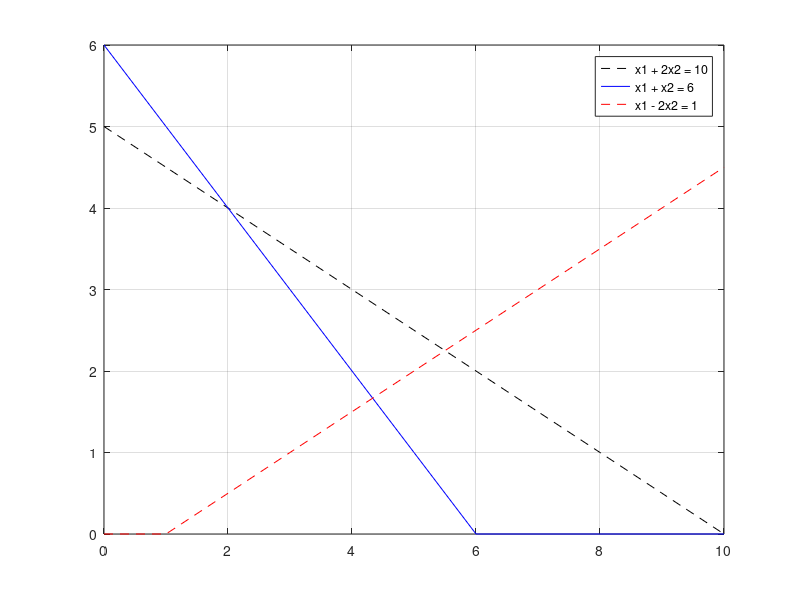

Write MATLAB code to recreate this figure.
% Max z = 2x1 + x2
% Constraints:
% x1 + 2x2 <= 10
% x1 + x2 <= 6
% x1 - 2x2 <= 1
% x1, x2 >= 0
% STEP 1: Input
c = [2 1];
A = [1 2; 1 1; 1 -2];
b = [10; 6; 1]; 
x1 = 0:1:max(b); 
x21 = (b(1) - A(1,1) .* x1) ./ A(1,2);
x22 = (b(2) - A(2,1) .* x1) ./ A(2,2);
x23 = (b(3) - A(3,1) .* x1) ./ A(3,2);

x21 = max(0, x21);
x22 = max(0, x22);
x23 = max(0, x23);

plot(x1, x21, '--k', x1, x22, 'b', x1, x23, '--r');
grid on;
legend('x1 + 2x2 = 10', 'x1 + x2 = 6', 'x1 - 2x2 = 1');

cx1 = find(x1 == 0);
c1 = find(x21 == 0);
Line1 = [x1([c1, cx1]); x21([c1, cx1])]';

c2 = find(x22 == 0);
Line2 = [x1([c2, cx1]); x22([c2, cx1])]';

c3 = find(x23 == 0);
Line3 = [x1([c3, cx1]); x23([c3, cx1])]';

corpt = unique([Line1; Line2; Line3], 'rows');

pt = [0; 0];
for i = 1:size(A, 1)
    for j = i+1:size(A, 1)
        A1 = A([i j], :);
        B1 = b([i j]);
        x = inv(A1) * B1;
        pt = [pt x];
    end
end
ptt = pt';

% STEP 5: Collecting all points
allpt = [ptt; corpt];
points = unique(allpt, 'rows');

% STEP 6: Finding Feasible Region
for i = 1:size(points,1)
    const1(i) = A(1,1)*points(i,1) + A(1,2)*points(i,2) - b(1);
    const2(i) = A(2,1)*points(i,1) + A(2,2)*points(i,2) - b(2);
    const3(i) = A(3,1)*points(i,1) + A(3,2)*points(i,2) - b(3);
end

s1 = find(const1 > 0);
s2 = find(const2 > 0);
s3 = find(const3 > 0);
S = unique([s1 s2 s3]);
points(S, :) = []; 
% STEP 7: Evaluating Objective Function
values = points * c'; 
[obj, index] = max(values);

fprintf('Objective value is %f at (%f, %f)\n', obj, points(index, 1), points(index, 2));
